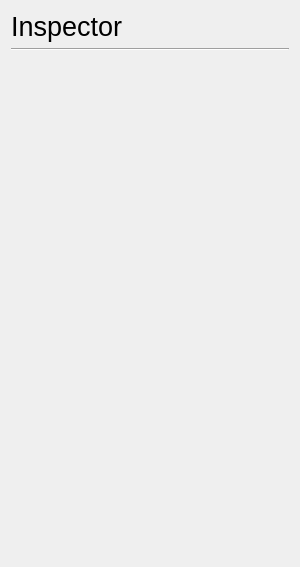
<?xml version="1.0" encoding="UTF-8"?>
<ui version="4.0">
 <class>InspectorWidget</class>
 <widget class="QWidget" name="InspectorWidget">
  <property name="windowModality">
   <enum>Qt::WindowModal</enum>
  </property>
  <property name="geometry">
   <rect>
    <x>0</x>
    <y>0</y>
    <width>300</width>
    <height>567</height>
   </rect>
  </property>
  <property name="maximumSize">
   <size>
    <width>400</width>
    <height>16777215</height>
   </size>
  </property>
  <property name="windowTitle">
   <string>Inspector</string>
  </property>
  <property name="layoutDirection">
   <enum>Qt::LeftToRight</enum>
  </property>
  <layout class="QVBoxLayout" name="verticalLayout">
   <property name="sizeConstraint">
    <enum>QLayout::SetDefaultConstraint</enum>
   </property>
   <item>
    <widget class="QLabel" name="inspectorTitle">
     <property name="maximumSize">
      <size>
       <width>16777215</width>
       <height>40</height>
      </size>
     </property>
     <property name="font">
      <font>
       <pointsize>20</pointsize>
      </font>
     </property>
     <property name="text">
      <string>Inspector</string>
     </property>
    </widget>
   </item>
   <item>
    <widget class="Line" name="line">
     <property name="orientation">
      <enum>Qt::Horizontal</enum>
     </property>
    </widget>
   </item>
   <item>
    <widget class="QScrollArea" name="inspectorContainer">
     <property name="maximumSize">
      <size>
       <width>16777215</width>
       <height>16777215</height>
      </size>
     </property>
     <property name="frameShape">
      <enum>QFrame::NoFrame</enum>
     </property>
     <property name="lineWidth">
      <number>0</number>
     </property>
     <property name="widgetResizable">
      <bool>true</bool>
     </property>
     <widget class="QWidget" name="inspectorContainerContent">
      <property name="geometry">
       <rect>
        <x>0</x>
        <y>0</y>
        <width>282</width>
        <height>501</height>
       </rect>
      </property>
      <property name="maximumSize">
       <size>
        <width>380</width>
        <height>16777215</height>
       </size>
      </property>
     </widget>
    </widget>
   </item>
  </layout>
 </widget>
 <resources/>
 <connections/>
</ui>
